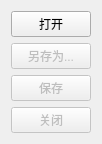
<?xml version="1.0" encoding="UTF-8"?>
<ui version="4.0">
 <class>FileControlWidget</class>
 <widget class="QWidget" name="FileControlWidget">
  <property name="geometry">
   <rect>
    <x>0</x>
    <y>0</y>
    <width>94</width>
    <height>128</height>
   </rect>
  </property>
  <property name="maximumSize">
   <size>
    <width>250</width>
    <height>210</height>
   </size>
  </property>
  <property name="windowTitle">
   <string>FileControlWidget</string>
  </property>
  <layout class="QGridLayout" name="gridLayout">
   <item row="0" column="0">
    <widget class="QPushButton" name="pushButton_Open">
     <property name="text">
      <string>打开</string>
     </property>
    </widget>
   </item>
   <item row="1" column="0">
    <widget class="QPushButton" name="pushButton_Save_As">
     <property name="enabled">
      <bool>false</bool>
     </property>
     <property name="text">
      <string>另存为...</string>
     </property>
    </widget>
   </item>
   <item row="2" column="0">
    <widget class="QPushButton" name="pushButton_Save">
     <property name="enabled">
      <bool>false</bool>
     </property>
     <property name="text">
      <string>保存</string>
     </property>
    </widget>
   </item>
   <item row="3" column="0">
    <widget class="QPushButton" name="pushButton_Close">
     <property name="enabled">
      <bool>false</bool>
     </property>
     <property name="text">
      <string>关闭</string>
     </property>
    </widget>
   </item>
  </layout>
 </widget>
 <layoutdefault spacing="6" margin="11"/>
 <resources/>
 <connections/>
</ui>
